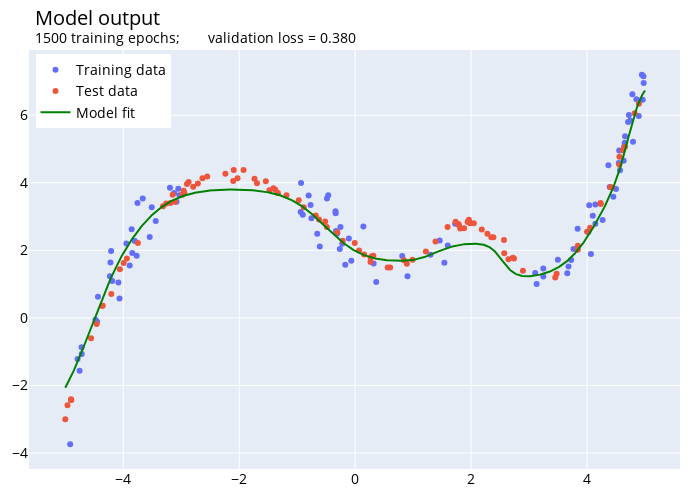

The notebook cell saved with this chart:
### Code cell
model_fig = go.Figure(layout=reg_layout)

for df, label in zip([reg_train, reg_test], ["Training data", "Test data"]):
    model_fig.add_trace(go.Scatter(
        x=df.input, y=df.label, name=label, mode='markers'))

model_fig.add_trace(go.Scatter(
    x=x_vec, y=y_vec, name='Model fit', mode='lines', line=dict(color='green')))

model_fig.update_layout(title=f"Model output \n <br><sup>1500 training epochs;\
       validation loss = {best_model.history['valid'][-1]:.3f}</sup>",
       legend=dict(yanchor="top", y=0.99, xanchor="left", x=0.01),
       margin=dict(l=20, r=20, t=50, b=20)
       )
model_fig.show()
